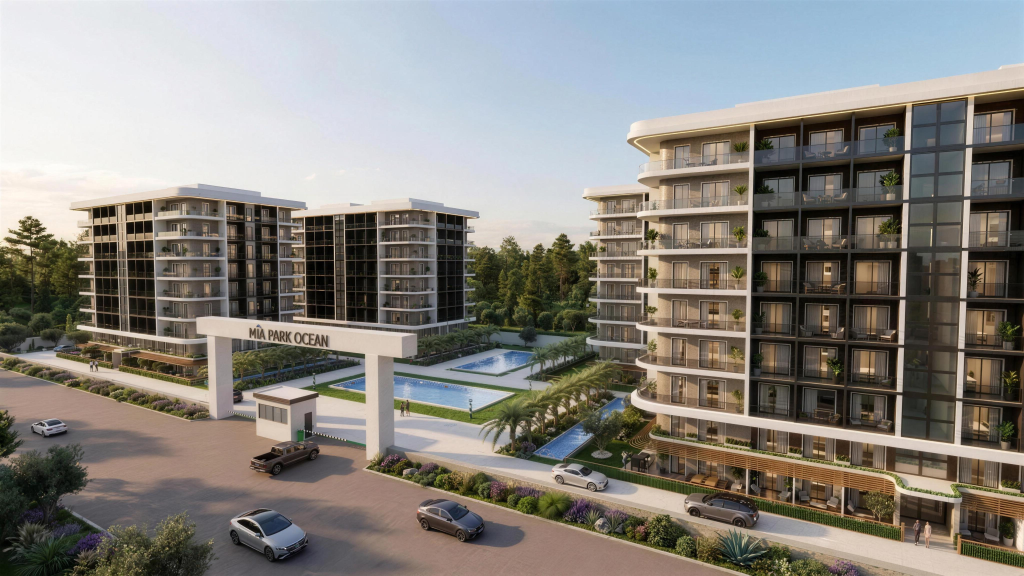
#> input picture signage-source/entrance-gate.jpg, 4096 x 2304 px (shown at 1/4 size)
$ python -i build-bilbord-3x5-turkuaz.py   (imports and definitions only)
#> lines starting #> are read from the running program, lines starting #| are printed output that depends on the picture
#!/usr/bin/env python3
"""
MİA PARK OCEAN — turkuaz-01 "KOCAELİ EV SAHİBİ OLUYOR!" tasarımının
3 x 5 metre TEK PANO sürümü (5000 x 3000 mm).

16 m sürümüyle aynı dil, 5:3 oranına uyarlanmış:
- gök-buz gradyan; giriş kapısı fotoğrafı ALTTA çerçevesiz, zemine karışır
- beyazlaşan köşelerde kendi renklerinde MİA (solda) + OCEAN (sağda)
- KOCAELİ EV SAHİBİ OLUYOR! + kırmızı YOK çipleri + 1+0/1+1 kartları +
  kırmızı 60 AY SABİT TAKSİT! burgusu
- altta foto üzerinde beyaz "Satış Ofisi: numara | web | sosyal" satırı

ÇIKTI: JPEG 1:1 ölçekte 40 dpi = 7874 x 4724 px (dpi gömülü);
kilitli PSD 1:10 ölçek (500 x 300 mm) @ 200 dpi = 3937 x 2362 px.

    python3 scripts/build-bilbord-3x5-turkuaz.py
"""

import importlib.util
import os
import sys

import numpy as np
from PIL import Image, ImageDraw

ROOT = os.path.dirname(os.path.dirname(os.path.abspath(__file__)))


def _yukle(ad, dosya):
    spec = importlib.util.spec_from_file_location(
        ad, os.path.join(ROOT, "scripts", dosya))
    m = importlib.util.module_from_spec(spec)
    sys.modules[ad] = m
    spec.loader.exec_module(m)
    return m


# [1 line that did not run here, left out]
# [1 line that did not run here, left out]

# [1 line that did not run here, left out]
# [1 line that did not run here, left out]
# [1 line that did not run here, left out]

W, H, DPI = 7874, 4724, 40           # 5000 x 3000 mm @ 40 dpi
PAD = 340
Z_UST, Z_ALT = (255, 255, 255), (224, 246, 248)
OUT = os.path.join(ROOT, "tabela", "bilbord-16m-turkuaz")


# [28 lines left out: functions zemin, foto_alt, not called in this run]


def logolar(im):
    kat = tz._kose_kat()
    R = kat.width // 2
    im.alpha_composite(kat, (PAD + 480 - R, 280 - R))
    im.alpha_composite(kat, (W - PAD - 480 - R, 280 - R))
    lg = Image.open(os.path.join(ROOT, "public", "brand",
                                 "logo-mia-2026.png")).convert("RGBA")
    lg = lg.resize((950, int(lg.height * 950 / lg.width)), Image.LANCZOS)
    im.alpha_composite(lg, (PAD, 70))
    og = Image.open(os.path.join(ROOT, "sunum", "kaynak", "sekil",
                                 "ocean-logo-renkli2.png")).convert("RGBA")
    og = og.resize((880, int(og.height * 880 / og.width)), Image.LANCZOS)
    im.alpha_composite(og, (W - PAD - 880, 130))


# [103 lines left out: functions iletisim, _ciktilar, proje_alani, gece, main, not called in this run]


# [4 lines not run here, left out]

>>> import cv2
>>> picture = cv2.imread('../signage-source/entrance-gate.jpg', cv2.IMREAD_GRAYSCALE)
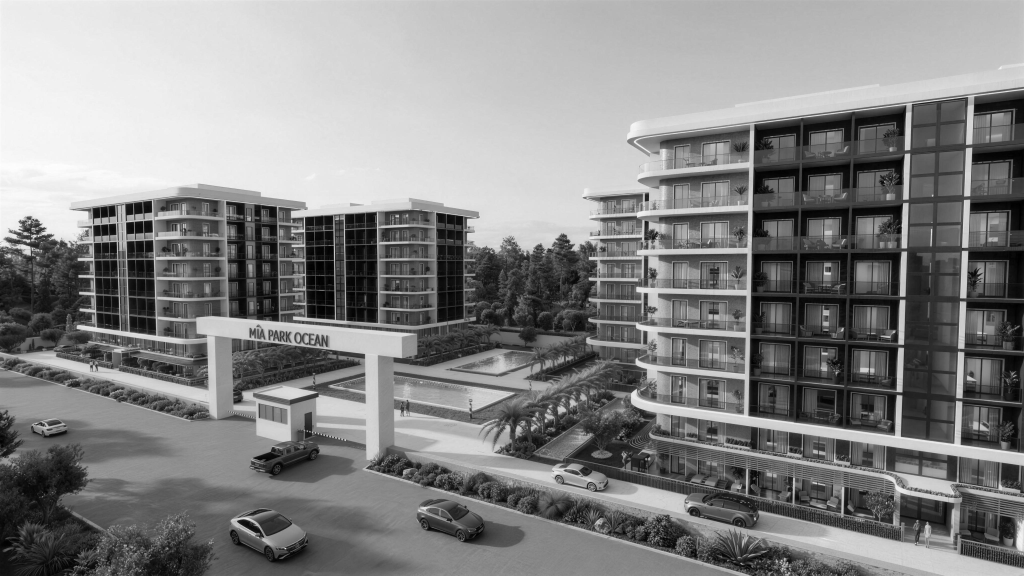
#> picture: shape (2304, 4096) (shown at 1/4 size); min 0, max 255, mean 132.7
#> (the run stopped early here; a loop or call above may not have finished)

$ run again, on signage-source/balkondan-avlu.jpg
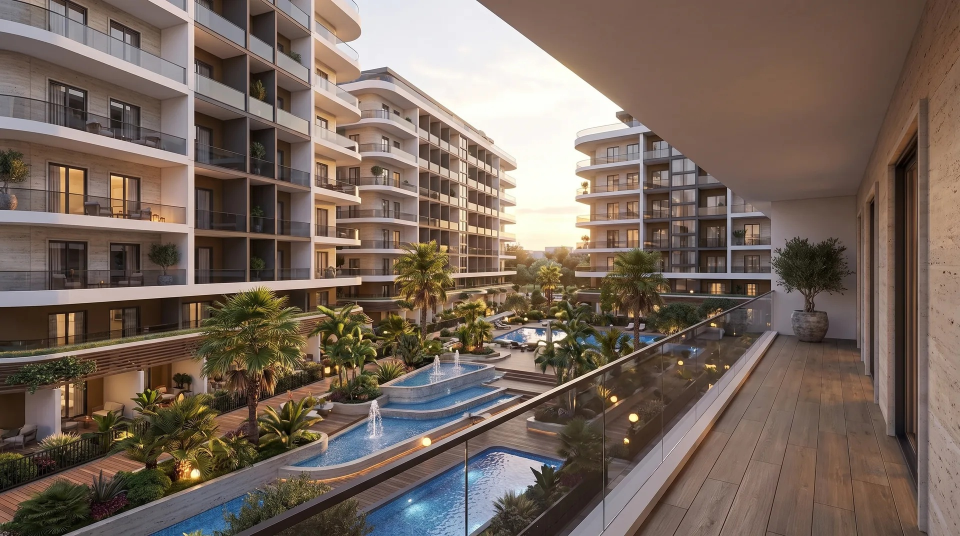
#> input picture signage-source/balkondan-avlu.jpg, 1920 x 1072 px (shown at 1/2 size)
#> `picture = cv2.imread('../signage-source/entrance-gate.jpg', cv2.IMREAD..`:
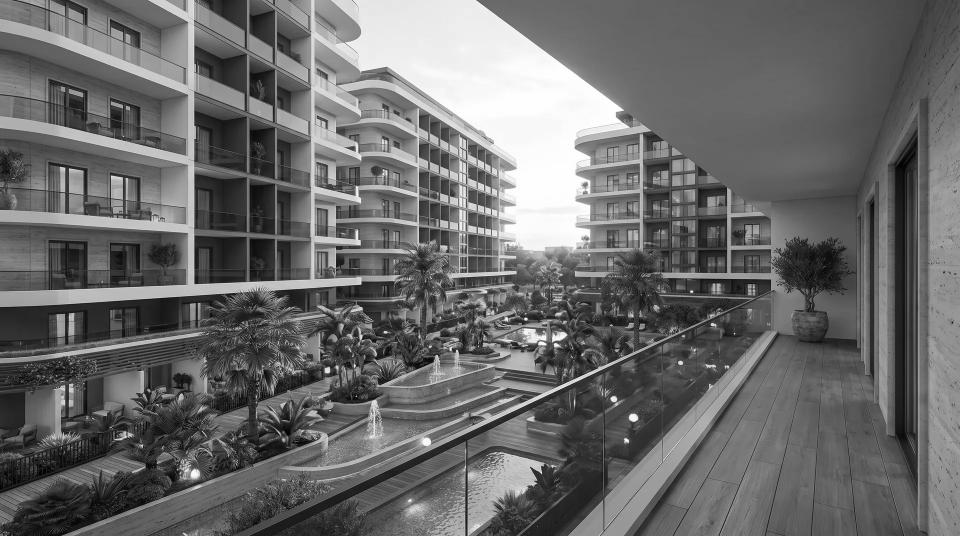
#> picture: shape (1072, 1920) (shown at 1/2 size); min 0, max 255, mean 106.2
